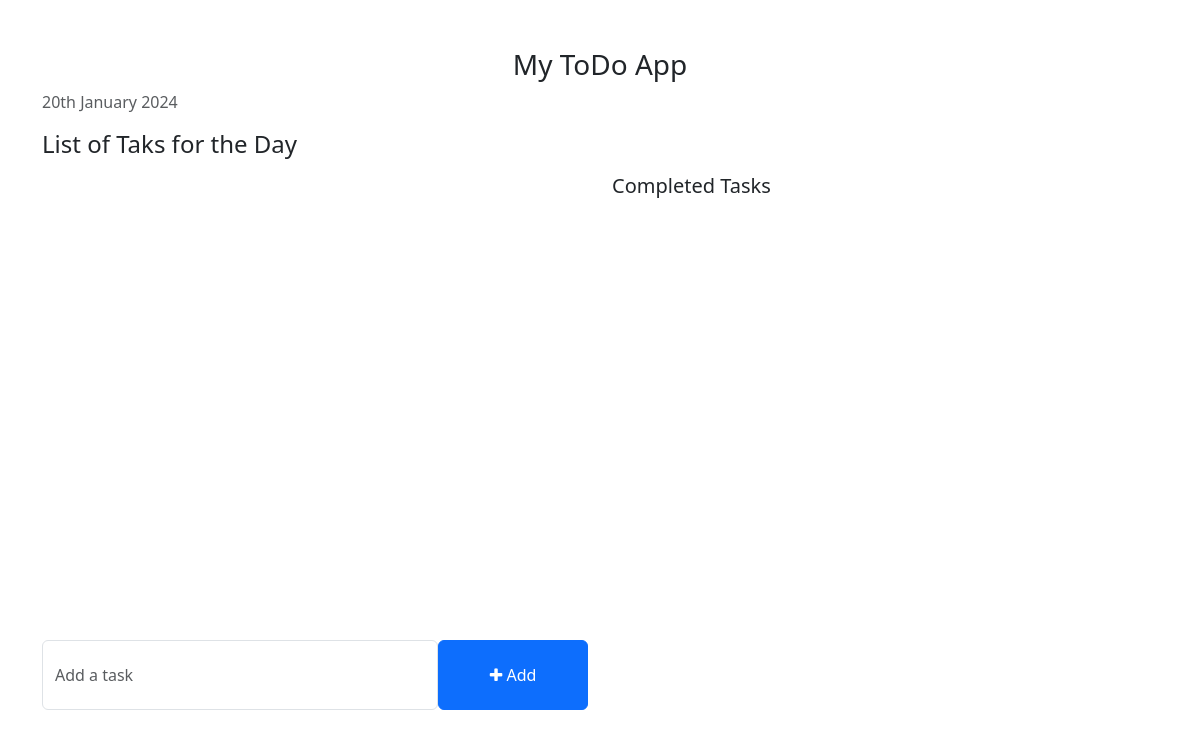
The app's page /, older data.
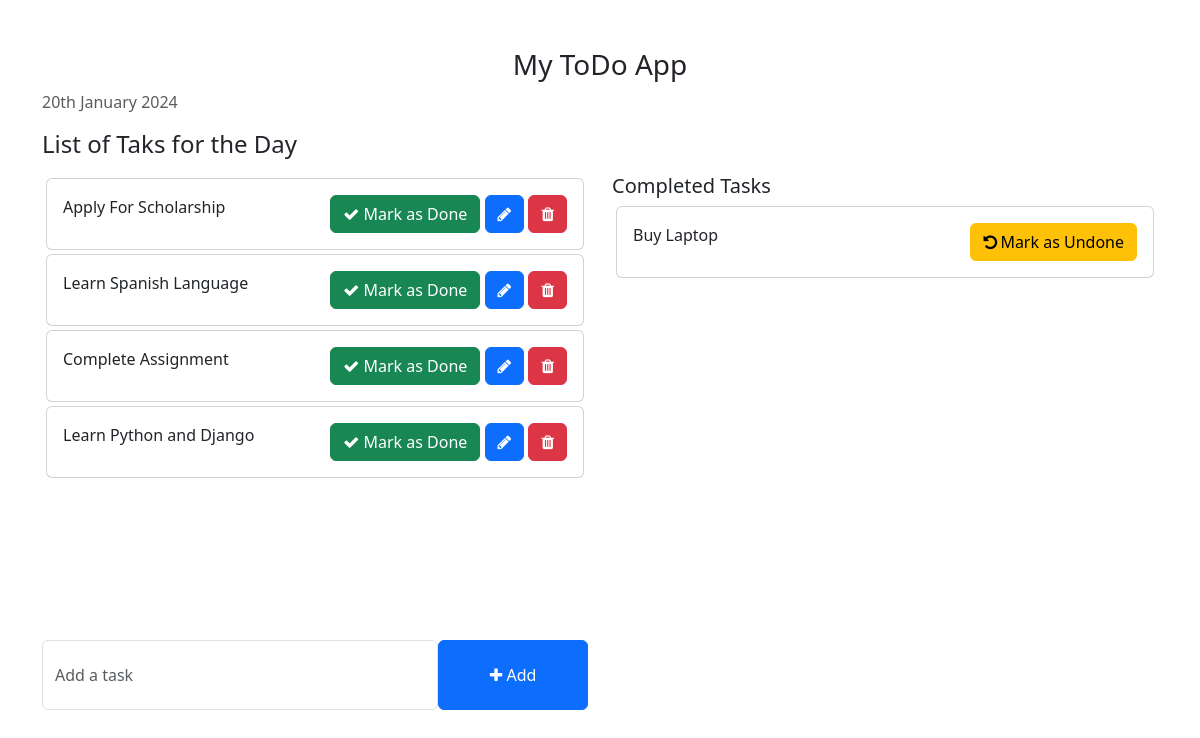
The same page, newer data.
### todo/models.py (models this page shows)
class Task(models.Model):
    task = models.CharField(max_length=250)
    is_completed = models.BooleanField(default=False)
    created_at = models.DateTimeField(auto_now_add=True)
    updated_at = models.DateTimeField(auto_now=True)
    def __str__(self):
        return self.task

### todo_main/views.py (the view)
# urls.py: 2. Add a URL to urlpatterns:  path('', views.home, name='home')
def home(request):
    tasks = Task.objects.filter(is_completed=False).order_by('-updated_at')
    completed_tasks = Task.objects.filter(is_completed=True).order_by('-updated_at')
    print(completed_tasks)
    context = {
        'tasks' : tasks,
        'completed_tasks' : completed_tasks,
    }
    return render(request, 'home.html', context)

### templates/home.html (shortened to what this page needs)
<!DOCTYPE html>
<html lang="en">
<head>
    <link href="https://cdn.jsdelivr.net/npm/bootstrap@5.3.2/dist/css/bootstrap.min.css" rel="stylesheet">
    <link rel="stylesheet" href="https://cdnjs.cloudflare.com/ajax/libs/font-awesome/4.7.0/css/font-awesome.min.css">
</head>
<body>
    <div class="container">
        <h3 class="pt-5 text-center">My ToDo App</h3>
        <p class="text-muted">{% now "jS F Y" %}</p>
        <div class="row">
            <h4 class="mb-3">List of Taks for the Day</h4>
            <div class="col-md-12 col-lg-6">
                <div class="" style="height: 450px; overflow: scroll;">
                    {% for task in tasks %}
                    <div class="card m-1">
                        <div class="card-body">
                            {{task.task}}
                            <span style="position: relative; float: right;">
                                <a href="{% url 'mark_as_done' task.pk %}" class="btn btn-success "><i class="fa fa-check " ></i> Mark as Done</a>
                                <a href="{% url 'edit_task' task.id %}" class="btn btn-primary"><i class="fa fa-pencil"></i></a>
                                <a href="{% url 'delete_task' task.id %}" class="btn btn-danger"><i class="fa fa-trash"></i></a>
                            </span>
                        </div>
                    </div>
                    {% endfor %}
                </div>
                <div class="W-100 mt-3 ">
                    <div class="col">
                        <form action="{% url 'addTask'%}", method="POST"  class="w-100">
                            <div class="form-group">
                                <span style="display: flex;">
                                    <input name="task" type="text" class="form-control" placeholder="Add a task">
                                    <button type="submit" class="btn btn-primary" style="width: 200px;"><i class="fa fa-plus"></i> Add</button>
                                </span>
                            </div>
                        </form>
                    </div>
                </div>
            </div>
            <div class="col-md-12 col-lg-6 custom-mt-md-5">
                <h5>Completed Tasks</h5>
                {% for completed_task in completed_tasks %}
                <div class="card m-1">
                    <div class="card-body">
                        {{completed_task.task}}
                        <span style="position: relative; float: right;">
                            <a href="{% url 'mark_as_undone' completed_task.pk %}" class="btn btn-warning"><i class="fa fa-undo" style="margin-right: 0.2rem!important;"></i>Mark as Undone</a>
                        </span>
                    </div>
                </div>
                {% endfor %}
            </div>
        </div>
    </div>
</body>
</html>

Row changes from the older to the newer data that the page shows:
added Task: task "Apply For Scholarship", shown under "List of Taks for the Day"
added Task: task "Learn Spanish Language", shown under "List of Taks for the Day"
added Task: task "Complete Assignment", shown under "List of Taks for the Day"
added Task: task "Learn Python and Django", shown under "List of Taks for the Day"
added Task: task "Buy Laptop", shown under "Completed Tasks"
